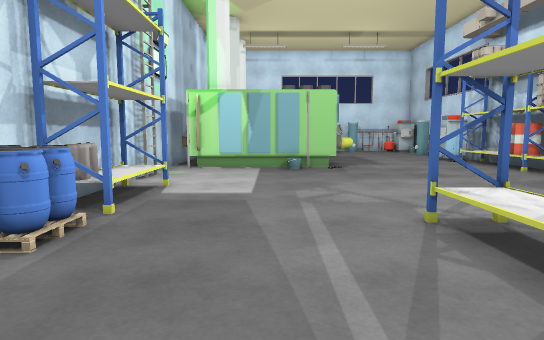
View 1 (above)

14 first-person views from a walk through a Unity game level. The camera is 1.3 m above the floor, tilts 6° down and sees 75° across. Doors are open. The floor is counted in squares, 1 m on a side. Each view is taken from the middle of a square. On the plan, view 1 faces up. The plan holds only what a view shows up to about 15 squares ahead; the rest is blank. The player is left out. Some animated figures are left out.

View 2
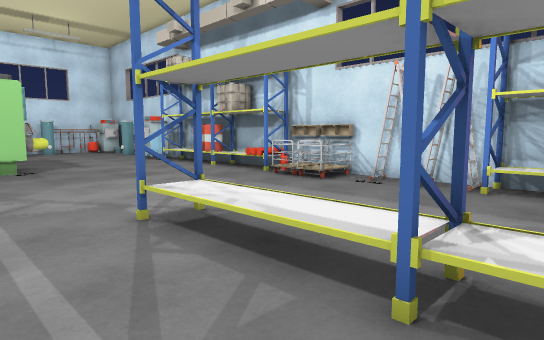

View 3
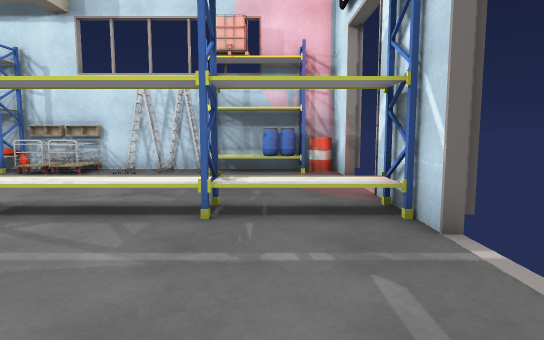

View 4
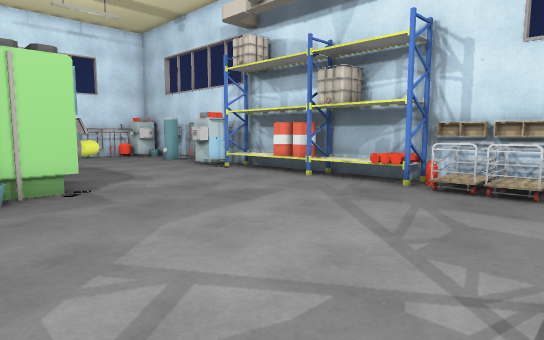

View 5
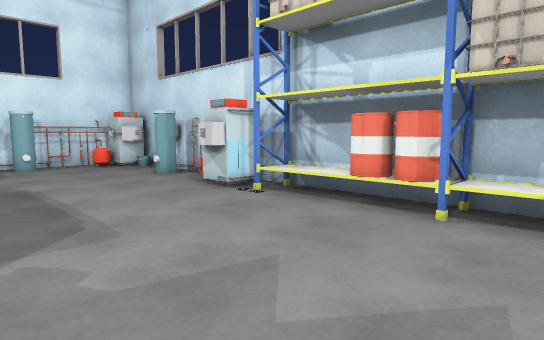

View 6
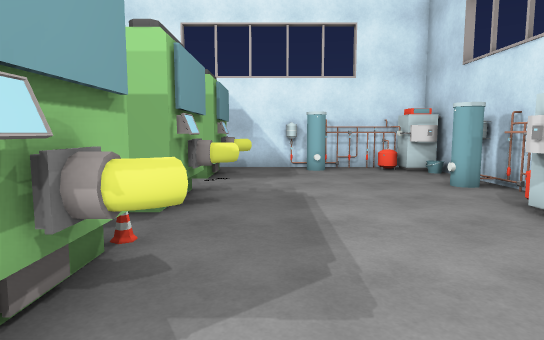

View 7
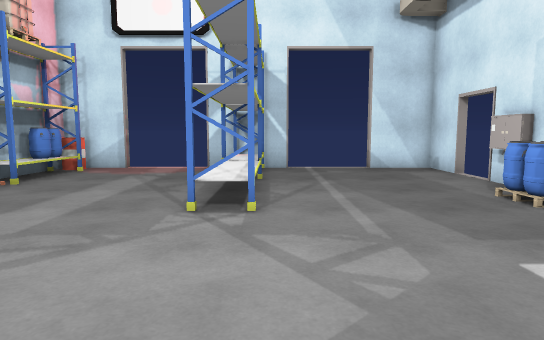

View 8
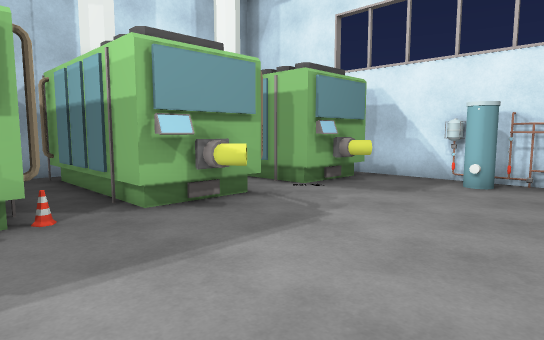

View 9
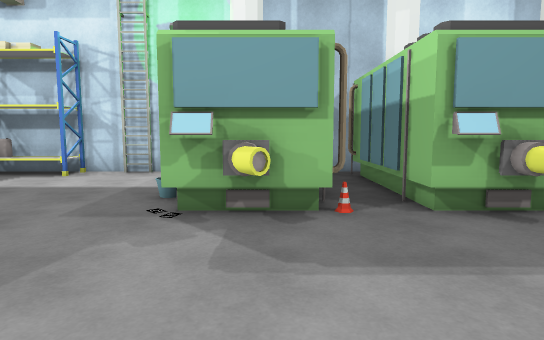

View 10
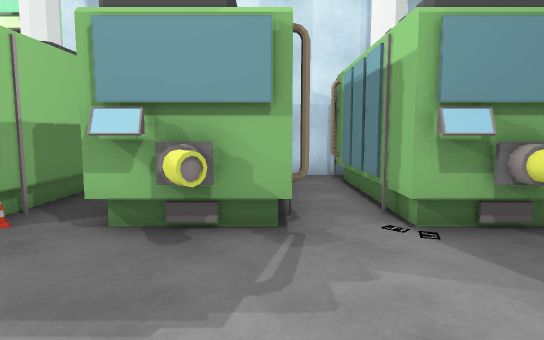

View 11
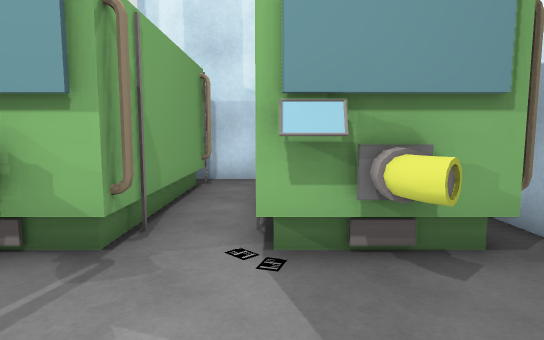

View 12
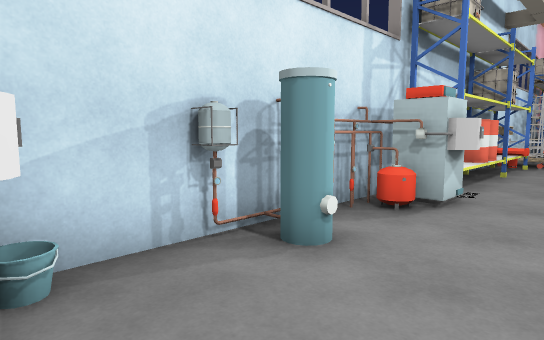

View 13
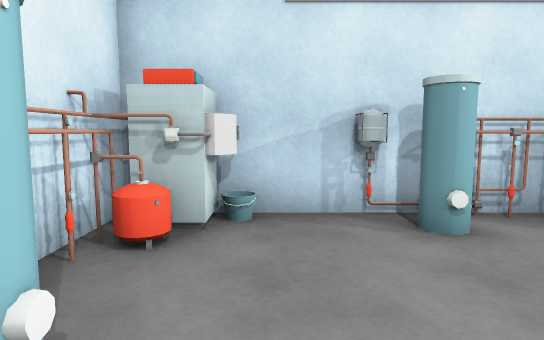

View 14
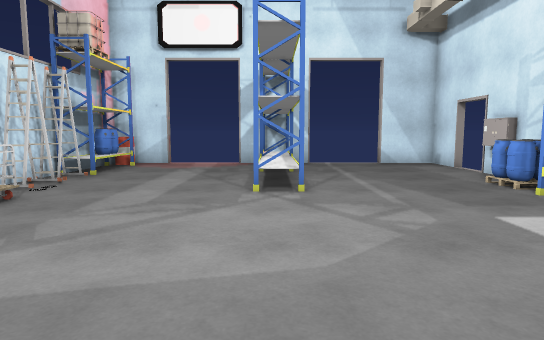

### Floor plan
Points are (right, up) in squares from view 1. A wall is a line through its corners. A room is listed if a view was taken in it or the views show most of it. See-through windows are left out.
Room 1 (views 1, 2, 3, 4, 5, 6, 7, 8, 9, 10, 11, 12, 13, 14)
walls: (1.5, 13.2) (-3.2, 13.2); (2.8, 14.8) (2.8, 14.3) (2.1, 14.3); (3.1, 15) (3.4, 14.6); (9.7, 8.4) (9.7, 25.4) (1.2, 25.4); (2.6, 15.8) (2.6, 13.5); (2.4, 16.1) (2.4, 13.5); (8.6, 4.7) (9.4, 4.7); (-0.6, 16) (1.9, 16); (-3.6, 11.1) (-3.6, 10.1); (2.2, 17.5) (-3.2, 17.5); (9.4, 3.9) (8.7, 3.9); (9.4, 3.3) (8.6, 3.3); (-3.9, 13.9) (-3.9, 5.4); (2.8, 19.1) (2.8, 18.7) (2.4, 18.7); (9.4, 2.5) (8.6, 2.5); (3, 19.3) (3.4, 19); (2.6, 20) (2.6, 17.8); (-3.9, 3.6) (-3.9, 1.4); (2.4, 20.1) (2.4, 17.7); (1.4, -2.2) (4.4, -2.2); (7.4, -2.2) (9.7, -2.2) (9.7, 6.6); (-3.9, -0.3) (-3.9, -2.2) (-1.6, -2.2); (2.8, 23.4) (2.8, 23); (3, 23.6) (3.4, 23.3); (2.6, 24.4) (2.6, 22); (2.4, 24.6) (2.4, 22.4)
low walls: (-0.7, 13.4) (-2.9, 13.4); (2.2, 15.9) (2.2, 13.5); (8.6, 4.8) (9.4, 4.8); (-0.9, 15.8) (1.5, 15.8); (0.5, 17.7) (-2.4, 17.7); (2.2, 20.1) (2.2, 17.7) (0.9, 17.7); (2.2, 24.5) (2.2, 22.5)
ways out: opening at (2, 21) to room 2; open door at (-4, 0.5); open door at (0, -2); open door at (6, -2)
objects: other object (-4, 2); other object (-4, 4); other object (-4, 5); barrel (-3, 4); barrel (-3, 5); rack (-3, 6); barrel (-3, 7); rack (-3, 9); barrel (-2, 6); other object (2, 13); rack (3, -2); rack (3, 1); rack (3, 5); other object (5, 24) to (9, 25); other object (8, 6) to (9, 7); other object (8, 8); rack (8, 9); other object (8, 17) to (9, 21); barrel (9, -2); rack (9, -1); barrel (9, 0); rack (9, 2); other object (9, 7) to (10, 7); other object (9, 8) to (10, 8); other object (9, 9); other object (9, 10); rack (9, 12); barrel (9, 13); barrel (9, 14); rack (9, 16); rack (10, -1); rack (10, 2); rack (10, 12); rack (10, 16)
Room 2 (no view inside)
walls: (1.6, 21.8) (-3.2, 21.8); (-3.3, 20.3) (2.2, 20.3); (2.8, 23) (2.1, 23); (-3.9, 22.2) (-3.9, 19.9)
low walls: (-0.4, 20.1) (0.5, 20.1); (-0.5, 22) (-1.4, 22); (0.5, 22) (-0.4, 22); (0.9, 20.1) (2.2, 20.1); (-1.4, 20.1) (-0.5, 20.1); (-1.5, 22) (-2.4, 22); (1.5, 22) (0.6, 22); (-2.4, 20.1) (-1.5, 20.1)
ways out: opening at (2, 21) to room 1
objects: other object (2, 22)

Positions as (right, up) in squares from view 1, and headings:
1: (0, 0), facing up
2: (0, 0), facing up-right
3: (-3, 0), facing right
4: (0, 5), facing up-right
5: (3, 10), facing up-right
6: (4, 12), facing up
7: (2, 11), facing down
8: (8, 15), facing up-left
9: (8, 15), facing left
10: (7, 20), facing left
11: (6, 22), facing left
12: (6, 24), facing down-right
13: (4, 23), facing right
14: (3, 13), facing down
